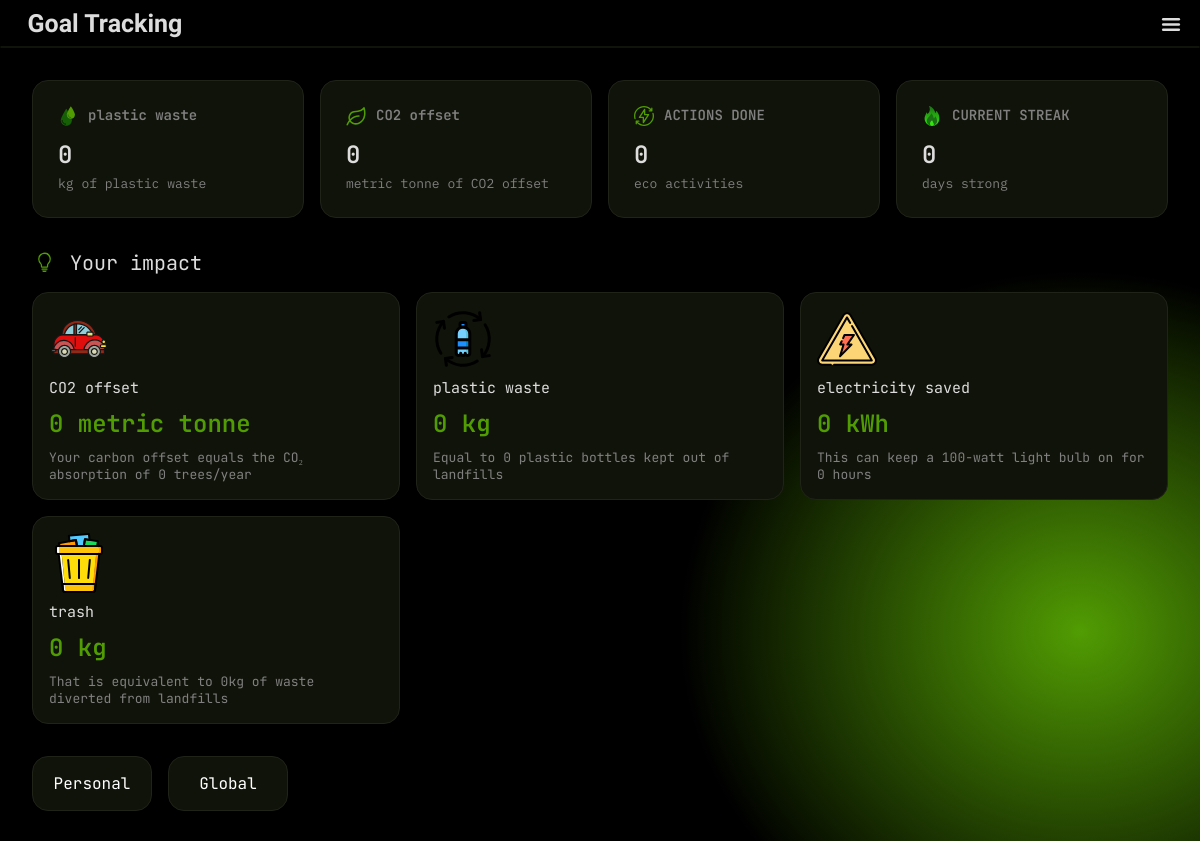
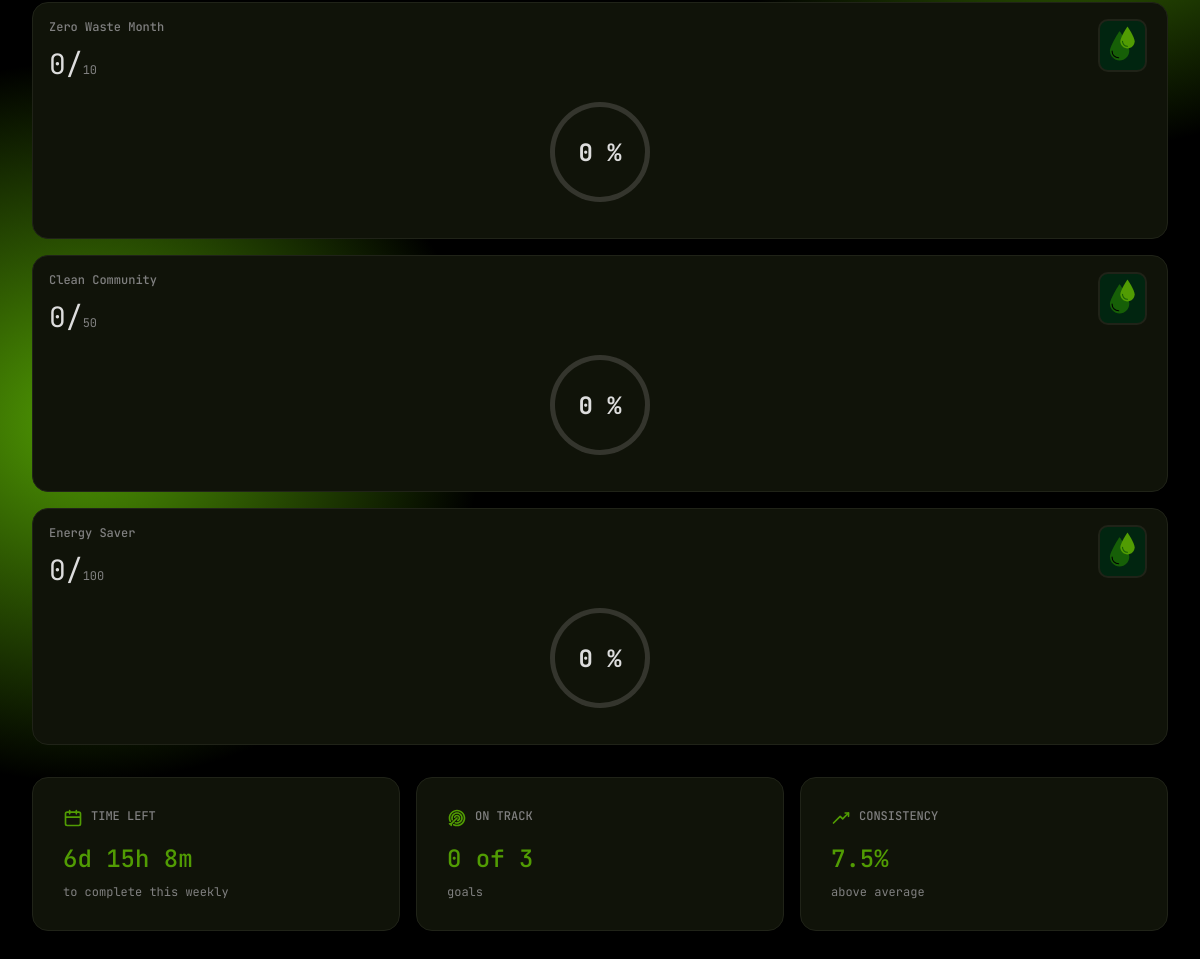
The page /goals.php (signed in) on the database its author committed (2 pictures, top to bottom).
### tables this page shows
CREATE TABLE GOAL_TYPE (
    ID VARCHAR(100) PRIMARY KEY,
    term VARCHAR(500),
    unit VARCHAR(50),
    decimal_points INT
);

CREATE TABLE GOALS (
    ID VARCHAR(50) PRIMARY KEY,
    title VARCHAR(200),
    description VARCHAR(2000),
    media VARCHAR(500),
    goal_type VARCHAR(100),
    goal DECIMAL,
    starting_time INT,
    ending_time INT,

    type VARCHAR(100),
     

    FOREIGN KEY (goal_type) REFERENCES GOAL_TYPE(ID)
);

### api/users/contribution.php (called while the page is built, shortened)
<?php
function user_get_contribution_total_worded($username, $time_start = NULL, $time_end = NULL)
{
    include dirname(__DIR__) . '/conn.php';
    $query = "SELECT
    GOAL_TYPE.*, COALESCE(
        (
        SELECT
            SUM(TASK.goal_contribution * SUBMISSION.action_count) as total
            from SUBMISSION
            inner join TASK on TASK.ID = SUBMISSION.task_ID
            where
                (SUBMISSION.user = '$username') AND
                (TASK.goal_type = GOAL_TYPE.ID) " .
        ((is_null($time_start) || is_null($time_end)) ? "" : "AND (SUBMISSION.submitted_timestamp BETWEEN '$time_start' AND '$time_end')")
        . "
        )
        , 0) as total FROM GOAL_TYPE;";
    $query_result = mysqli_query($dbConnection, $query);
    $result = array();
    foreach (mysqli_fetch_all($query_result, MYSQLI_ASSOC) as $row) {
        $result[$row['ID']] = array(
            'term' => $row['term'],
            'total' => floatval($row['total']),
            'unit' => $row['unit'],
            'decimals' => intval($row['decimal_points'])
        );
    }
    return $result;
}
function user_get_actions_total($username, $time_start = NULL, $time_end = NULL)
{
    include dirname(__DIR__) . '/conn.php';
    $query = "SELECT COALESCE(SUM(action_count), 0) as total FROM SUBMISSION
              JOIN TASK on SUBMISSION.task_ID = TASK.ID
              WHERE SUBMISSION.status = 'approved' AND SUBMISSION.user = '$username'" .
        ((is_null($time_start) || is_null($time_end)) ? "" : " AND (SUBMISSION.submitted_timestamp BETWEEN '$time_start' AND '$time_end')");
    $query_result = mysqli_query($dbConnection, $query);
    $row = mysqli_fetch_assoc($query_result);
    return intval($row['total']);
}
function user_get_streak($username)
{
    include dirname(__DIR__) . '/conn.php';
    $query = "SELECT DISTINCT FLOOR(submitted_timestamp / 86400) as day
              FROM SUBMISSION WHERE user = '$username' ORDER BY day DESC";
    $query_result = mysqli_query($dbConnection, $query);
    $today = floor(time() / (86400));
    $expected_day = $today - 1;
    return $today - $expected_day - 1;
}

### api/goals/functions.php (called while the page is built, shortened)
<?php
function goals_contributions_all($username, $type = NULL, $onlyActive = true)
{
    include dirname(__DIR__) . '/conn.php';
    $query = "select *, coalesce((
        select
    	sum(task.goal_contribution * submission.action_count)
	    from submission
            inner join task
            on task.ID = submission.task_ID
        where
            (submission.user = '$username') and
            (submission.status = 'approved') and
            (task.goal_type = goals.goal_type)
            " . ($onlyActive ? "and (submission.submitted_timestamp between goals.starting_time and goals.ending_time)" : "") . "
    ), 0) as total from goals
    " . (is_null($type) ? "" : "where (goals.type = '$type')");
    $queryResult = mysqli_query($dbConnection, $query);
    $result = array();
    foreach (mysqli_fetch_all($queryResult, MYSQLI_ASSOC) as $row) {
        $result[$row['ID']] = array(
            'ID' => $row['ID'],
            'title' => $row['title'],
            'description' => $row['description'],
            'media' => $row['media'],
            'goal_type' => $row['goal_type'],
            'goal' => $row['goal'],
            'starting_time' => intval($row['starting_time']),
            'ending_time' => intval($row['ending_time']),
            'type' => $row['type'],
            'total' => floatval($row['total']),
        );
    }
    return $result;
}
function goals_contributions_global()
{
    include dirname(__DIR__) . '/conn.php';
    $query = "SELECT *, COALESCE((
        SELECT
            SUM(task.goal_contribution * submission.action_count)
        FROM submission
        INNER JOIN task
        ON task.ID = submission.task_ID
        WHERE
            (submission.status = 'approved') AND
            (task.goal_type = goals.goal_type) AND
            (submission.submitted_timestamp BETWEEN goals.starting_time AND goals.ending_time)
    ), 0) AS total FROM goals
    WHERE goals.type = 'global'";
    $queryResult = mysqli_query($dbConnection, $query);
    $result = array();
    foreach (mysqli_fetch_all($queryResult, MYSQLI_ASSOC) as $row) {
        $result[$row['ID']] = array(
            'ID' => $row['ID'],
            'title' => $row['title'],
            'description' => $row['description'],
            'media' => $row['media'],
            'goal_type' => $row['goal_type'],
            'goal' => floatval($row['goal']),
            'starting_time' => intval($row['starting_time']),
            'ending_time' => intval($row['ending_time']),
            'type' => $row['type'],
            'total' => floatval($row['total']),
        );
    }
    return $result;
}
function goals_all_completed($username, $type)
{
    $result = array();
    foreach (goals_contributions_all($username) as $item) {
        if ($item['total'] >= $item['goal']) {
            $result[] = $item;
        }
    }
    return $result;
}
function goals_completion_rate($goalID = NULL)
{
    include dirname(__DIR__) . '/conn.php';
    $query = "
        SELECT
            goals.ID,
            (COUNT(DISTINCT user_totals.user) * 100.0) / (SELECT COUNT(*) FROM users) as completion_rate
        FROM goals
        LEFT JOIN (
            SELECT
                submission.user,
                task.goal_type,
                SUM(submission.action_count * task.goal_contribution) as total
            FROM submission
            INNER JOIN task ON task.ID = submission.task_ID
            WHERE submission.status = 'approved'
            GROUP BY submission.user, task.goal_type
        ) as user_totals
            ON user_totals.goal_type = goals.goal_type
            AND user_totals.total >= goals.goal
        GROUP BY goals.ID
    ";
    $queryResult = mysqli_query($dbConnection, $query);
    $result = array();
    foreach (mysqli_fetch_all($queryResult, MYSQLI_ASSOC) as $row) {
        $result[$row['ID']] = floatval($row['completion_rate']);
    }
    if (is_null($goalID)) {
        return $result;
    } else {
        return $result[$goalID];
    }
}
function goals_overall_completion_rate()
{
    $total = 0;
    $count = 0;
    foreach (goals_completion_rate() as $row) {
        $count++;
        $total += $row;
    }
    return $total / $count;
}

### goals.php (the view, shortened to what this page needs)
<?php
include './api/credentials.php';
include './api/users/functions.php';
include './api/users/contribution.php';
include './api/goals/functions.php';
$contribution = user_get_contribution_total_worded($username);
$actionDone = user_get_actions_total($username);
$streak = user_get_streak($username);
$personalProgress = goals_contributions_all($username, type: 'personal');
$globalProgress = goals_contributions_global();
$consistency = goals_overall_completion_rate();
$onTrackP = goals_all_completed($username, type: 'personal');
$allGoalsP = goals_contributions_all($username, type: 'personal');
?>
<!DOCTYPE html>
<html lang="en">
<head>
    <link rel="stylesheet" href="./styles/goals.css">
    <link rel="stylesheet" href="./styles/style.css">
</head>
<body>
    <div id="bg-color">
        <div id="header">
            <div class="top">
                <h3>Goal Tracking</h3>
                <button id="hamburger">
                    <img src="./assets/burger.svg" alt="">
                </button>
            </div>
            <hr style="color: #101309; margin: 0;">
        </div>
        <div id="elements">
            <div id="statistic">
                <div class="ststc">
                    <img src="./assets/ivp/water-drops-svgrepo-com (1).svg">
                    <p class="p1"><?php echo $contribution['plastic']['term'] ?></p>
                    <p class="p2"><?php echo $contribution['plastic']['total'] ?></p>
                    <p class="p3"><?php echo $contribution['plastic']['unit'] ?> of <?php echo $contribution['plastic']['term'] ?></p>
                </div>
                <div class="ststc">
                    <img src="./assets/ivp/leaf-svgrepo-com.svg">
                    <p class="p1"><?php echo $contribution['carbon']['term'] ?></p>
                    <p class="p2"><?php echo $contribution['carbon']['total'] ?></p>
                    <p class="p3"><?php echo $contribution['carbon']['unit'] ?> of <?php echo $contribution['carbon']['term'] ?></p>
                </div>
                <div class="ststc">
                    <img src="./assets/ivp/bolt-thunder-svgrepo-com.svg">
                    <p class="p1">ACTIONS DONE</p>
                    <p class="p2"><?php echo $actionDone ?></p>
                    <p class="p3">eco activities</p>
                </div>
                <div class="ststc">
                    <img src="./assets/ivp/fire-svgrepo-com (1).svg">
                    <p class="p1">CURRENT STREAK</p>
                    <p class="p2"><?php echo $streak ?></p>
                    <p class="p3">days strong</p>
                </div>
            </div>
            <div id="impact-header">
                <img id="your-impact" src="./assets/ivp/light-bulb-svgrepo-com.svg">
                <h4 id="header-impact">Your impact</h4>
            </div>
            <div id="impact">
                <?php
                function generateImpactDescription($goalTypeId, $totalValue)
                {
                    switch ($goalTypeId) {
                        case 'carbon':
                            return "Your carbon offset equals the CO₂ absorption of " . floor($totalValue / 16) . " trees/year";
                        case 'plastic':
                            return "Equal to " . ($totalValue * 50) . " plastic bottles kept out of landfills";
                        case 'electric':
                            return "This can keep a 100-watt light bulb on for  " . floor($totalValue * 10) . " hours";
                        case 'trash':
                            return "That is equivalent to " . floor($totalValue / 5) . "kg of waste diverted from landfills";
                    }
                }
                $descriptionCarbon = generateImpactDescription('carbon', $contribution['carbon']['total']);
                $descriptionPlastic = generateImpactDescription('plastic', $contribution['plastic']['total']);
                $descriptionElectric = generateImpactDescription('electric', $contribution['electric']['total']);
                $descriptionTrash = generateImpactDescription('trash', $contribution['trash']['total']);
                ?>
                <div class="impt">
                    <img src="./assets/ivp/car-svgrepo-com.svg" alt="">
                    <p class="impt-p1"><?php echo $contribution['carbon']['term'] ?></p>
                    <p class="impt-p2"><?php echo $contribution['carbon']['total'] ?> <?php echo $contribution['carbon']['unit'] ?></p>
                    <p class="impt-p3"><?php echo $descriptionCarbon ?></p>
                </div>
                <div class="impt">
                    <img src="./assets/ivp/bottle-plastic-recycle-recycling-svgrepo-com.svg">
                    <p class="impt-p1"><?php echo $contribution['plastic']['term'] ?></p>
                    <p class="impt-p2"><?php echo $contribution['plastic']['total'] ?> <?php echo $contribution['plastic']['unit'] ?></p>
                    <p class="impt-p3"><?php echo $descriptionPlastic ?></p>
                </div>
                <div class="impt">
                    <img src="./assets/ivp/electric-electricity-svgrepo-com.svg">
                    <p class="impt-p1"><?php echo $contribution['electric']['term'] ?></p>
                    <p class="impt-p2"><?php echo $contribution['electric']['total'] ?> <?php echo $contribution['electric']['unit'] ?></p>
                    <p class="impt-p3"><?php echo $descriptionElectric ?></p>
                </div>
                <div class="impt">
                    <img src="./assets/ivp/trash-svgrepo-com.svg">
                    <p class="impt-p1"><?php echo $contribution['trash']['term'] ?></p>
                    <p class="impt-p2"><?php echo $contribution['trash']['total'] ?> <?php echo $contribution['trash']['unit'] ?></p>
                    <p class="impt-p3"><?php echo $descriptionTrash ?></p>
                </div>
            </div>
            <div id="tracking">
                <button class="Personal">Personal</button>
                <button class="Global">Global</button>
            </div>
            <div id="goal">
                <div class="personal-goals">
                    <?php
                    foreach ($personalProgress as $row) { ?>
                        <div class="goals">
                            <p class="goals-p1"><?php echo $row['title']; ?></p>
                            <p class="goals-p2"><?php echo $row['total']; ?>/<span><?php echo $row['goal']; ?></span></p>
                            <div class="icons">
                                <img src="./assets/ivp/water-drops-svgrepo-com (1).svg" alt="">
                            </div>
                            <?php $progress = floor(($row['total'] / $row['goal']) * 100); ?>
                            <div class="progress" style="background: conic-gradient(var(--accent) calc(<?php echo ($progress) ?>%), var(--tertiary) 0) !important;">
                                <div id="thumb">
                                    <p class="percent"><?php echo $progress ?> %</p>
                                </div>
                            </div>
                        </div>
                    <?php } ?>
                </div>
            </div>
            <div id="track-info">
                <div class="info">
                    <div class="card-header">
                        <img src="./assets/ivp/calender-svgrepo-com.svg" alt="">
                        <p class="info-p1">TIME LEFT</p>
                    </div>
                    <p class="info-p2" id="countdown-timer">
                        <?php
                        $now = time();
                        $nextSunday = strtotime('next Sunday 00:00:00');
                        $timeLeft = $nextSunday - $now;
                        $days = floor($timeLeft / (60 * 60 * 24));
                        $hours = floor(($timeLeft % (60 * 60 * 24)) / (60 * 60));
                        $minutes = floor(($timeLeft % (60 * 60)) / 60);
                        echo $days . "d " . $hours . "h " . $minutes . "m ";
                        ?>
                    </p>
                    <p class="info-p3">to complete this weekly</p>
                </div>
                <div class="info">
                    <div class="card-header">
                        <img src="./assets/ivp/target-marketing-goal-svgrepo-com.svg" alt="">
                        <p class="info-p1">ON TRACK</p>
                    </div>
                    <P class="info-p2-personal"><?php echo count($onTrackP) ?> of <?php echo count($allGoalsP); ?></P>
                    <p class="info-p3">goals</p>
                </div>
                <div class="info">
                    <div class="card-header">
                        <img src="./assets/ivp/up-trend-svgrepo-com.svg" alt="">
                        <p class="info-p1">CONSISTENCY</p>
                    </div>
                    <P class="info-p2"><?php echo $consistency ?>%</P>
                    <p class="info-p3">above average</p>
                </div>
            </div>
        </div>
    </div>
</body>
</html>

### rows shown on the page
goal_type: term "plastic waste", unit "kg"
goal_type: term "CO2 offset", unit "metric tonne"
goal_type: term "electricity saved", unit "kWh"
goal_type: term "trash", unit "kg"
goals: title "Zero Waste Month", total "0", goal "10", progress "0"
goals: title "Clean Community", total "0", goal "50", progress "0"
goals: title "Energy Saver", total "0", goal "100", progress "0"

### other values the page prints
$contribution['plastic']['total'] "0"
$contribution['carbon']['total'] "0"
$actionDone "0"
$streak "0"
$descriptionCarbon "Your carbon offset equals the CO₂ absorption of 0 trees/year"
$descriptionPlastic "Equal to 0 plastic bottles kept out of landfills"
$contribution['electric']['total'] "0"
$descriptionElectric "This can keep a 100-watt light bulb on for 0 hours"
$contribution['trash']['total'] "0"
$descriptionTrash "That is equivalent to 0kg of waste diverted from landfills"
$hours "15"
$minutes "8"
count($onTrackP) "0"
count($allGoalsP) "3"
$consistency "7.5"
